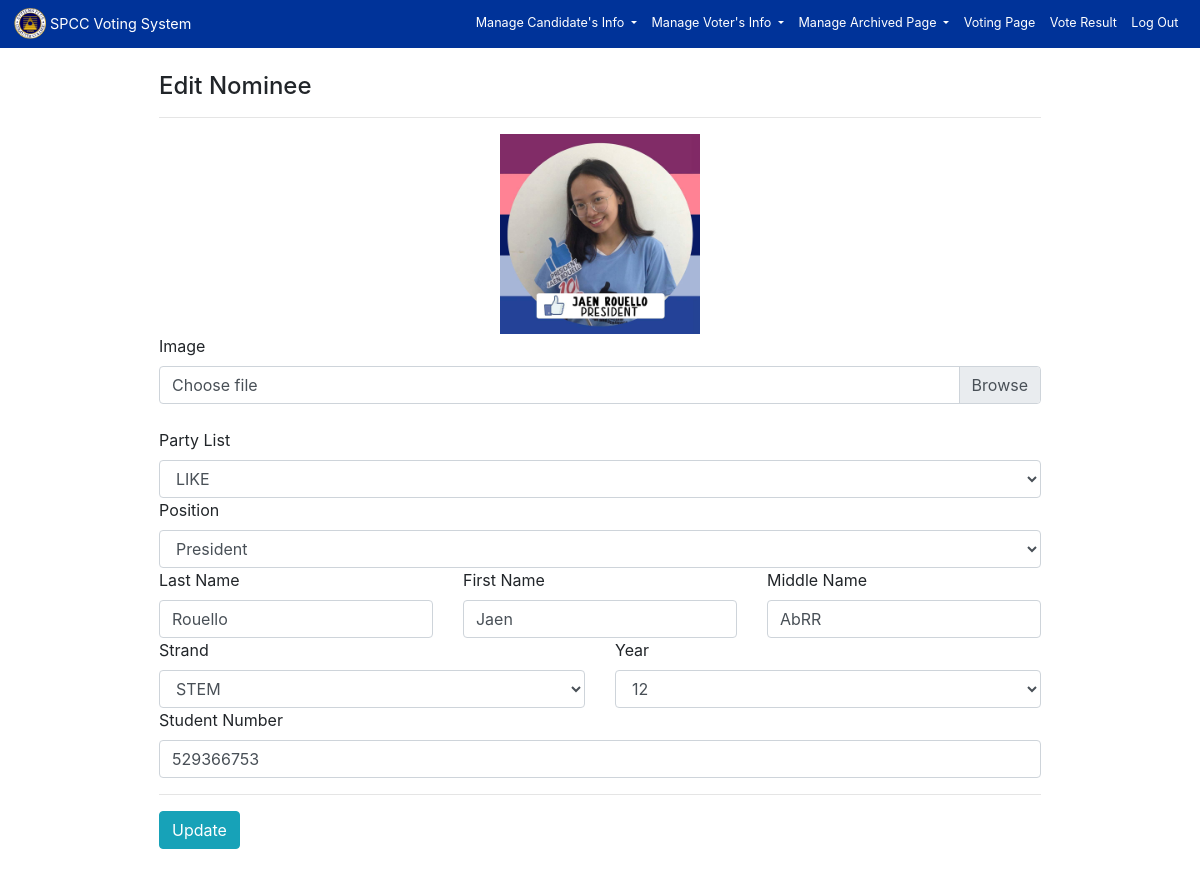
The app's page /admin/edit_nominee.php?id=1 (signed in) with its own data.
### tables this page shows
CREATE TABLE `nominees` (
  `id` int(11) NOT NULL,
  `img` varchar(200) NOT NULL,
  `partylist` varchar(60) NOT NULL,
  `pos` varchar(60) NOT NULL,
  `last_name` varchar(60) NOT NULL,
  `first_name` varchar(50) NOT NULL,
  `middle_name` varchar(50) NOT NULL,
  `strand` varchar(60) NOT NULL,
  `grade` varchar(3) NOT NULL,
  `section` varchar(40) NOT NULL,
  `student_number` varchar(60) NOT NULL
);

### admin/classes/Nominees.php (called while the page is built, shortened)
<?php
class Nominees
{
    public function EDIT_NOMINEE($nom_id) {
        global $db;
        $sql = "SELECT *
                FROM nominees
                WHERE id = ?
                LIMIT 1";
        if(!$stmt = $db->prepare($sql)) {
            echo $stmt->error;
        } else {
            $stmt->bind_param("i", $nom_id);
            $stmt->execute();
            $result = $stmt->get_result();
        }
        return $result;
    }
}

### config/db.php (called while the page is built, shortened)
<?php
$db = new mysqli(HOST_NAME, HOST_USER, HOST_PASS, HOST_DB);
$chksql = "select * from votingpage where status='ACTIVE'";
$chkres = mysqli_query($db,$chksql);

### admin/classes/Organization.php (called while the page is built, shortened)
<?php
class Organization
{
    public function READ_ORG() {
        global $db;
        $sql = "SELECT * FROM organization";
        if(!$stmt = $db->prepare($sql)) {
            echo $stmt->error;
        } else {
            $stmt->execute();
            $result = $stmt->get_result();
        }
        return $result;
    }
}

### admin/edit_nominee.php (the view, shortened to what this page needs)
<?php
require("../config/db.php");
require("classes/Organization.php");
require("classes/Nominees.php");
?>
<!DOCTYPE HTML>
<html lang="en-US">
<head>
    <link rel="stylesheet" href="../assets/css/bootstrap.min.css">
    <link rel="stylesheet" href="../assets/css/style_admin.css">
    <link rel="stylesheet" href="../assets/css/zoom.css">
</head>
<body>
    <?php
    include('sidebar.php');
    ?>
    <br><br>
    <div class="container">
        <div class="row">
            <div class="mx-auto">
            <h4>Edit Nominee</h4><hr>
            <?php
            if(isset($_GET['id'])) {
                $nom_id = trim($_GET['id']);
                $editNominee = new Nominees();
                $rtnEditNominee = $editNominee->EDIT_NOMINEE($nom_id);
            }
            ?>
            <?php if($rtnEditNominee) { ?>
                <?php while($rowNominee = $rtnEditNominee->fetch_assoc()) { ?>
                    <form method="POST" action="<?php $_SERVER['PHP_SELF']; ?>" role="form"  enctype="multipart/form-data">
                        <?php
                        $readOrg = new Organization();
                        $rtnReadOrg = $readOrg->READ_ORG();
                        ?>
                        <div class="form-group-sm">
                            <center>
                                <img src='images/<?php echo $rowNominee['img']; ?>' id="imgPreview" width='200'
                                value="<?php echo $rowNominee['img']; ?>" >
                            </center>
                            <label for="img">Image</label>
                            <div class="custom-file">
                                <label class="custom-file-label" for="img" id="imgLabel">Choose file</label>
                            </div>
                            <br><br>
                        </div>
                        <div class="form-group-sm">
                            <label for="organization">Party List</label>
                            <?php if($rtnReadOrg) { ?>
                                <select required name="organization" class="form-control" id="org-list" onchange="getPos(this.value);">
                                    <option value="<?php echo $rowNominee['partylist']; ?>"><?php echo $rowNominee['partylist']; ?></option>
                                </select>
                            <?php }  ?>
                        </div>
                        <div class="form-group-sm">
                            <label for="position">Position</label>
                            <select required name="position" class="form-control" id="pos-list">
                                <option value="<?php echo $rowNominee['pos']; ?>"><?php echo $rowNominee['pos']; ?></option>
                            </select>
                        </div>
                        <div class="row">
                        <div class="form-group-sm col-md-4">
                            <label for="name">Last Name</label>
                            <input required type="text" name="last_name" class="form-control" value="<?php echo $rowNominee['last_name']; ?>">
                        </div>
                        <div class="form-group-sm col-md-4">
                            <label for="name">First Name</label>
                            <input required type="text" name="first_name" class="form-control" value="<?php echo $rowNominee['first_name']; ?>">
                        </div>
                        <div class="form-group-sm col-md-4">
                            <label for="name">Middle Name</label>
                            <input type="text" name="middle_name" class="form-control" value="<?php echo $rowNominee['middle_name']; ?>">
                        </div>
                       </div>
                       <div class="row">
                        <div class="form-group-sm col-md-6">
                            <label for="strand">Strand</label>
                            <select required name="strand" class="form-control">
                                <option value="<?php echo $rowNominee['strand']; ?>"><?php echo $rowNominee['strand']; ?></option>
                            </select>
                        </div>
                        <div class="form-group-sm col-md-6">
                            <label for="grade">Year</label>
                            <select required name="grade" class="form-control">
                                <option value="<?php echo $rowNominee['grade']; ?>"><?php echo $rowNominee['grade']; ?></option>
                            </select>
                        </div>
                        </div>
                        <label for="student_number">Student Number</label>
                        <div class="input-group">
                            <input type="number" name="student_number" class="form-control" oninput="javascript: if (this.value.length > this.maxLength) this.value = this.value.slice(0, this.maxLength);"
                            maxlength = "9" id="showRandNum" value="<?php echo $rowNominee['student_number']; ?>">
                        </div>
                        <hr/>
                        <div class="form-group-sm">
                            <input type="submit" name="update" value="Update" class="btn btn-info">
                        </div>
                        <br>
                    </form>
                <?php }  ?>
            <?php }  ?>
        </div>
    </div>
</div>
</body>
</html>

### assets/css/style_admin.css (style rules this page uses)
body { color: black; margin-top: 70px; margin-bottom: 70px; background-color: #f9f9f9; }

### records on screen
nominees: img (picture), organization "LIKE", position "President", last_name "Rouello", first_name "Jaen", middle_name "AbRR", strand "STEM", grade "12", student_number "529366753"
